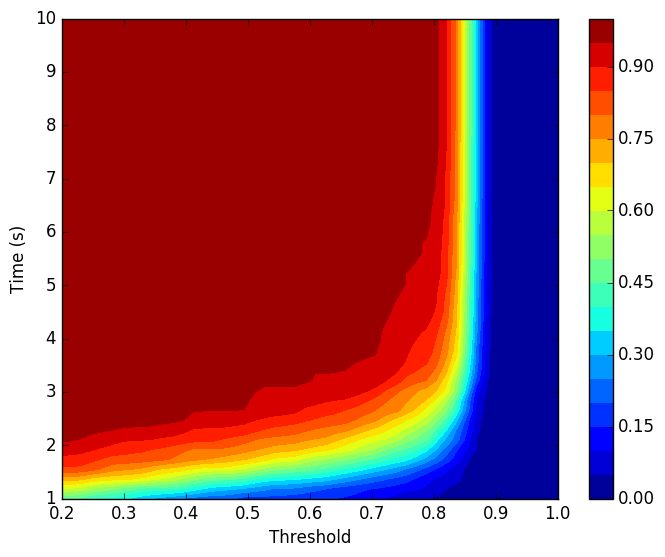

Python code for this plot:
#!/usr/bin/env python3

import pandas as pd
import os
from os import listdir
from os.path import isfile, join
import numpy as np
import sys

MISS_MS = 10000.1
THRESHOLDS = np.linspace(0.2, 1, num=31)
TIMES = np.linspace(1, 10, num=51)

EPSILON = 0.00001
WATCH_DATA = "/Users/jwpilly/Desktop/study4/watch2.csv"
GLASS_DATA = "/Users/jwpilly/Desktop/study4/glass2.csv"

wdf = pd.read_csv(WATCH_DATA, header=None, names=["timestamp", "timestamp2", "correlation", "linecounter", "direction"])
gdf = pd.read_csv(GLASS_DATA, header=None, names=["timestamp", "event", "seqnum", "time"])

starts = gdf[gdf.event == "show"].timestamp.values

tprs = []

for threshold in THRESHOLDS:
    sync_times = []
    for start in starts:
        df = wdf[(wdf.timestamp >= start) & (wdf.timestamp < (start + MISS_MS))]
        if len(df) < 1:
            continue
        start_time = df.timestamp.values[0]
        end_frame = df[df.correlation > threshold].timestamp
        sync_time = MISS_MS if len(end_frame) < 1 else end_frame.values[0] - start_time
        sync_times.append(sync_time / 1000)
    for t in TIMES:
        tps = len([s for s in sync_times if s <= t])
        total = len(sync_times)
        tpr = float(tps) / float(total)
        if tpr == 0:
            tpr = EPSILON
        tprs.append((threshold, t, tpr))
    
precisions = np.array(tprs)
xd = precisions[:,0]
yd = precisions[:,1]
zd = precisions[:,2]

import matplotlib.mlab as mlab
from mpl_toolkits.mplot3d import Axes3D
from matplotlib.collections import PolyCollection
from matplotlib.colors import colorConverter
from matplotlib import cm

import matplotlib.pyplot as plt
plt.clf()
fig = plt.figure()
ax = fig.gca()
xi = np.linspace(np.min(xd), np.max(xd))
yi = np.linspace(np.min(yd), np.max(yd))
X, Y = np.meshgrid(xi, yi)
Z = mlab.griddata(xd, yd, zd, xi, yi, interp='linear')
contour = ax.contourf(X, Y, Z, np.linspace(0, 1, num=21), cmap=cm.jet)

fig.colorbar(contour)
ax.set_xlabel("Threshold")
ax.set_ylabel("Time (s)")

plt.savefig("study4_3d_graphs.png", bbox_inches="tight")

